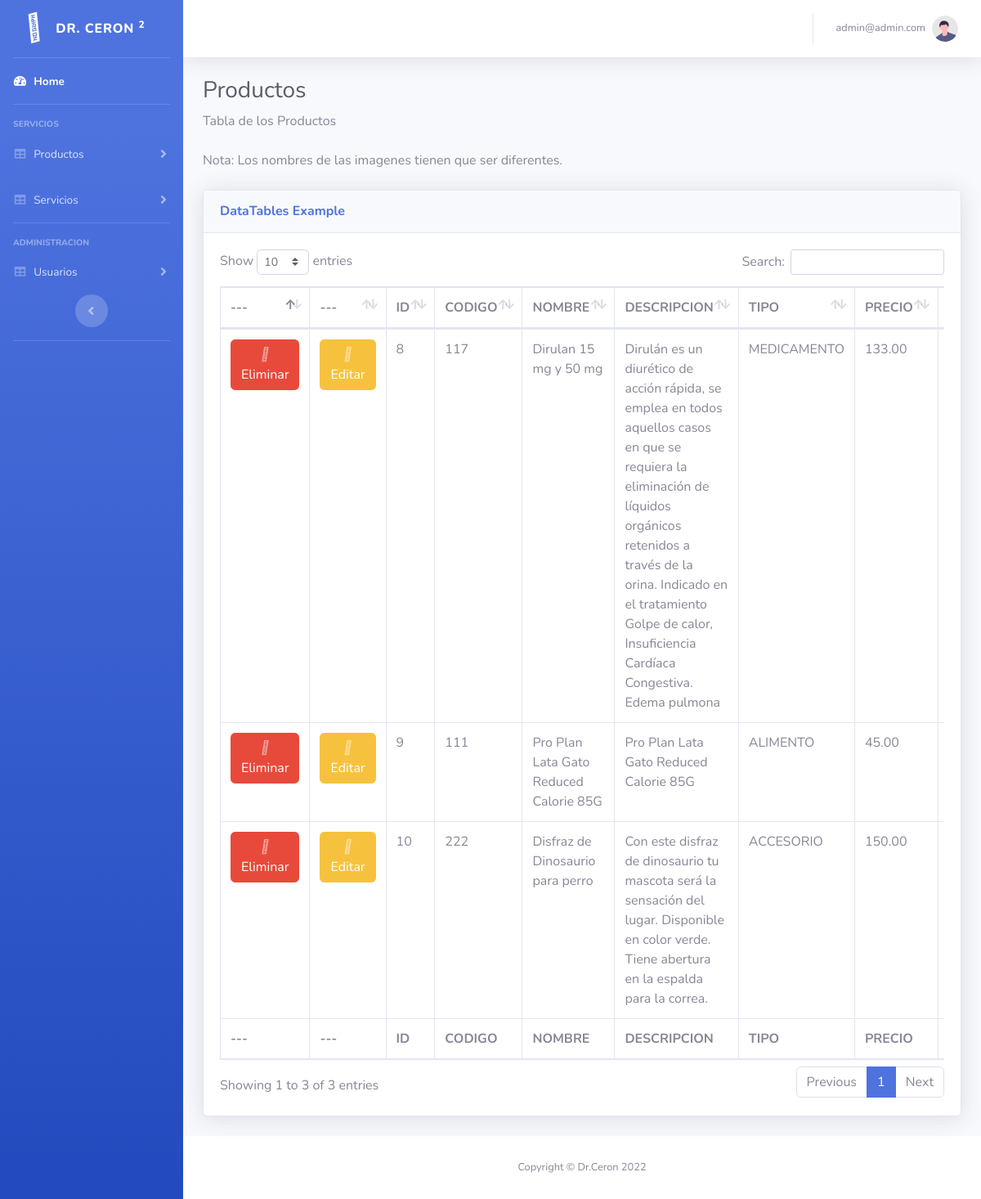
Page /dashboard/products.php (signed in) on the committed database.
### tables this page shows
CREATE TABLE `products` (
  `id` int(11) NOT NULL,
  `codigo_pro` varchar(255) DEFAULT NULL,
  `nombre_pro` varchar(255) DEFAULT NULL,
  `descripccion` varchar(255) DEFAULT NULL,
  `tipo` varchar(255) DEFAULT NULL,
  `precio` decimal(5,2) DEFAULT NULL,
  `cantidad` int(50) DEFAULT NULL,
  `fecha_regis` date DEFAULT NULL,
  `estado` int(10) DEFAULT NULL,
  `img` mediumblob DEFAULT NULL,
  `tipo_imagen` varchar(30) DEFAULT NULL
);

### dashboard/products.php (the view, shortened to what this page needs)
<?php
require 'scripts/db.php';
$productos = $conn->query("SELECT * FROM products WHERE estado = 1");
?>
<?php include "utils/header.php" ?>
<div id="wrapper">
    <div id="content-wrapper" class="d-flex flex-column">
        <div id="content">
            <div class="container-fluid">
                <h1 class="h3 mb-2 text-gray-800">Productos</h1>
                <p class="mb-4">Tabla de los Productos</p>
                <p class="mb-4">Nota: Los nombres de las imagenes tienen que ser diferentes.</p>
                <div class="card shadow mb-4">
                    <div class="card-header py-3">
                        <h6 class="m-0 font-weight-bold text-primary">DataTables Example</h6>
                    </div>
                    <div class="card-body">
                        <div class="table-responsive">
                            <table class="table table-bordered" id="dataTable" width="100%" cellspacing="0">
                                <thead>
                                    <tr>
                                        <th>---</th>
                                        <th>---</th>
                                        <th>ID</th>
                                        <th>CODIGO</th>
                                        <th>NOMBRE</th>
                                        <th>DESCRIPCION</th>
                                        <th>TIPO</th>
                                        <th>PRECIO</th>
                                        <th>CANTIDAD</th>
                                    </tr>
                                </thead>
                                <tfoot>
                                    <tr>
                                        <th>---</th>
                                        <th>---</th>
                                        <th>ID</th>
                                        <th>CODIGO</th>
                                        <th>NOMBRE</th>
                                        <th>DESCRIPCION</th>
                                        <th>TIPO</th>
                                        <th>PRECIO</th>
                                        <th>CANTIDAD</th>
                                    </tr>
                                </tfoot>
                                <tbody> <?php foreach ($productos as $producto) : ?>
                                        <tr>
                                            <td>
                                                <a href="deleteProduct.php?id=<?= $producto["id"] ?>" class="btn btn-danger btn-user btn-block">
                                                    <span class="icon text-white-50">
                                                        <i class="fa-solid fa-trash"></i>
                                                    </span>
                                                    <span>Eliminar</span>
                                                </a>
                                            </td>
                                            <td>
                                                <a href="editProduct.php?id=<?= $producto["id"] ?>" class="btn btn-warning btn-user btn-block">
                                                    <span class="icon text-white-50">
                                                        <i class="fa-solid fa-pen"></i>
                                                    </span>
                                                    <span>Editar</span>
                                                </a>
                                            </td>
                                            <td><?= $producto['id'] ?></td>
                                            <td><?= $producto['codigo_pro'] ?></td>
                                            <td><?= $producto['nombre_pro'] ?></td>
                                            <td><?= $producto['descripccion'] ?></td>
                                            <td><?= $producto['tipo'] ?></td>
                                            <td><?= $producto['precio'] ?></td>
                                            <td><?= $producto['cantidad'] ?></td>
                                        </tr>
                                    <?php endforeach ?>
                                </tbody>
                            </table>
                        </div>
                    </div>
                </div>
            </div>
            <?php include "utils/footer.php" ?>

### rows in the picture
products: id "8", codigo_pro "117", nombre_pro "Dirulan 15 mg y 50 mg", descripccion "Dirulán es un diurético de acción rápida, se emplea en todos aquellos casos en que se requiera la eliminación de líquidos orgánicos retenidos a través de la orina. Indicado en el tratamiento Golpe de calor, Insuficiencia Cardíaca Congestiva. Edema pulmona", tipo "MEDICAMENTO", precio "133.00"
products: id "9", codigo_pro "111", nombre_pro "Pro Plan Lata Gato Reduced Calorie 85G", descripccion "Pro Plan Lata Gato Reduced Calorie 85G", tipo "ALIMENTO", precio "45.00"
products: id "10", codigo_pro "222", nombre_pro "Disfraz de Dinosaurio para perro", descripccion "Con este disfraz de dinosaurio tu mascota será la sensación del lugar. Disponible en color verde. Tiene abertura en la espalda para la correa.", tipo "ACCESORIO", precio "150.00"

### other values in the picture
$_SESSION["user"]["email"] "admin@admin.com"
